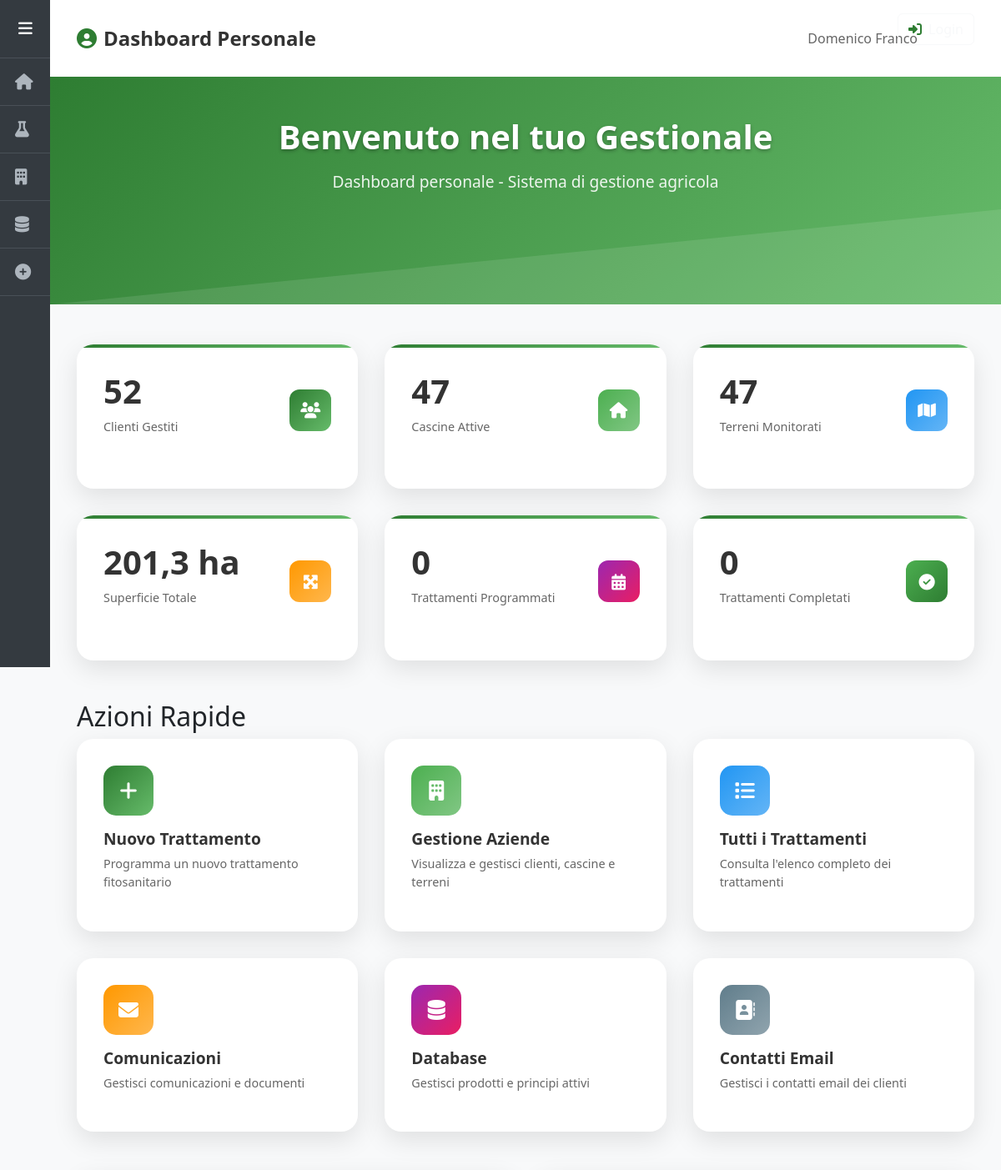
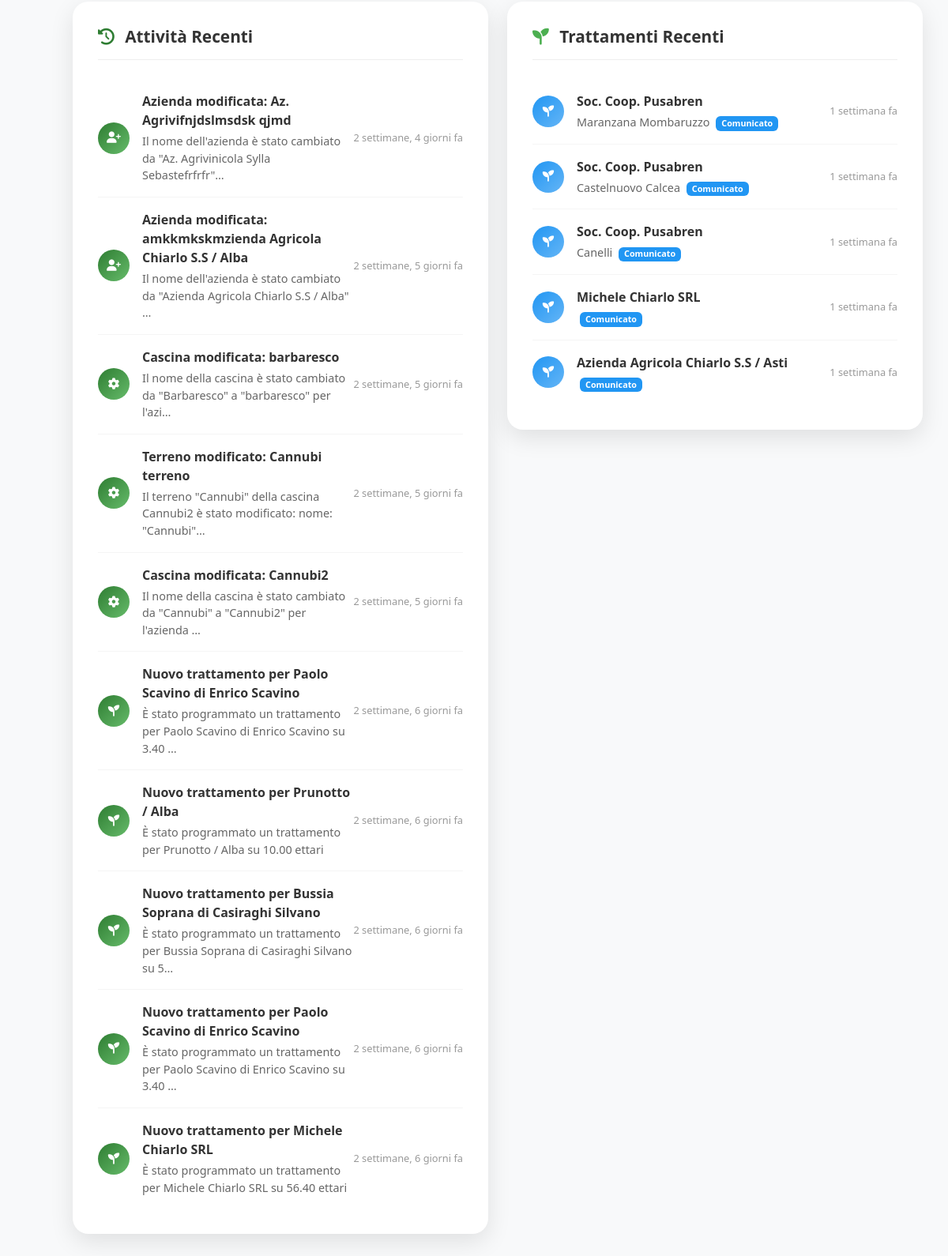
Page /dashboard/ on the earlier database version (2 pictures, top to bottom).
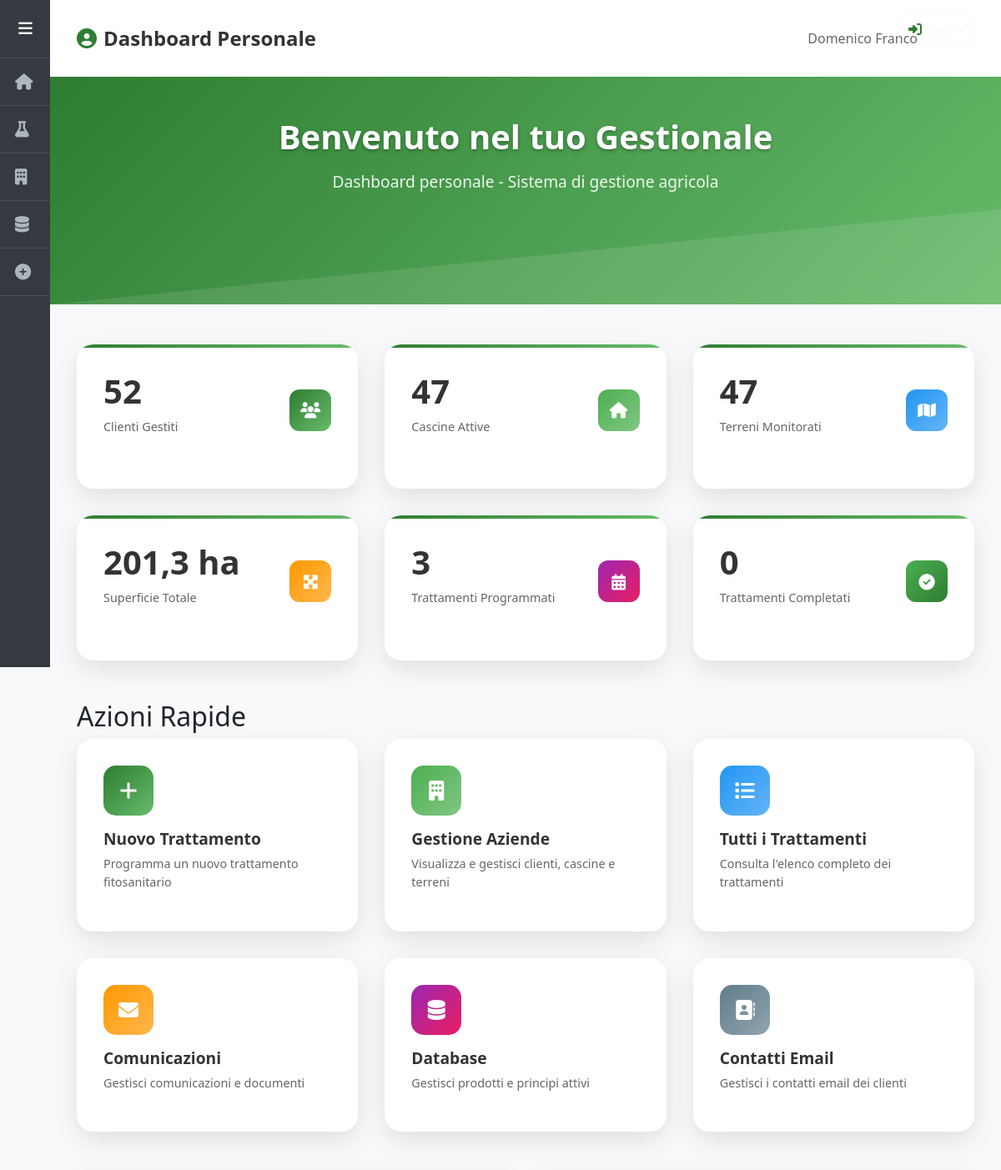
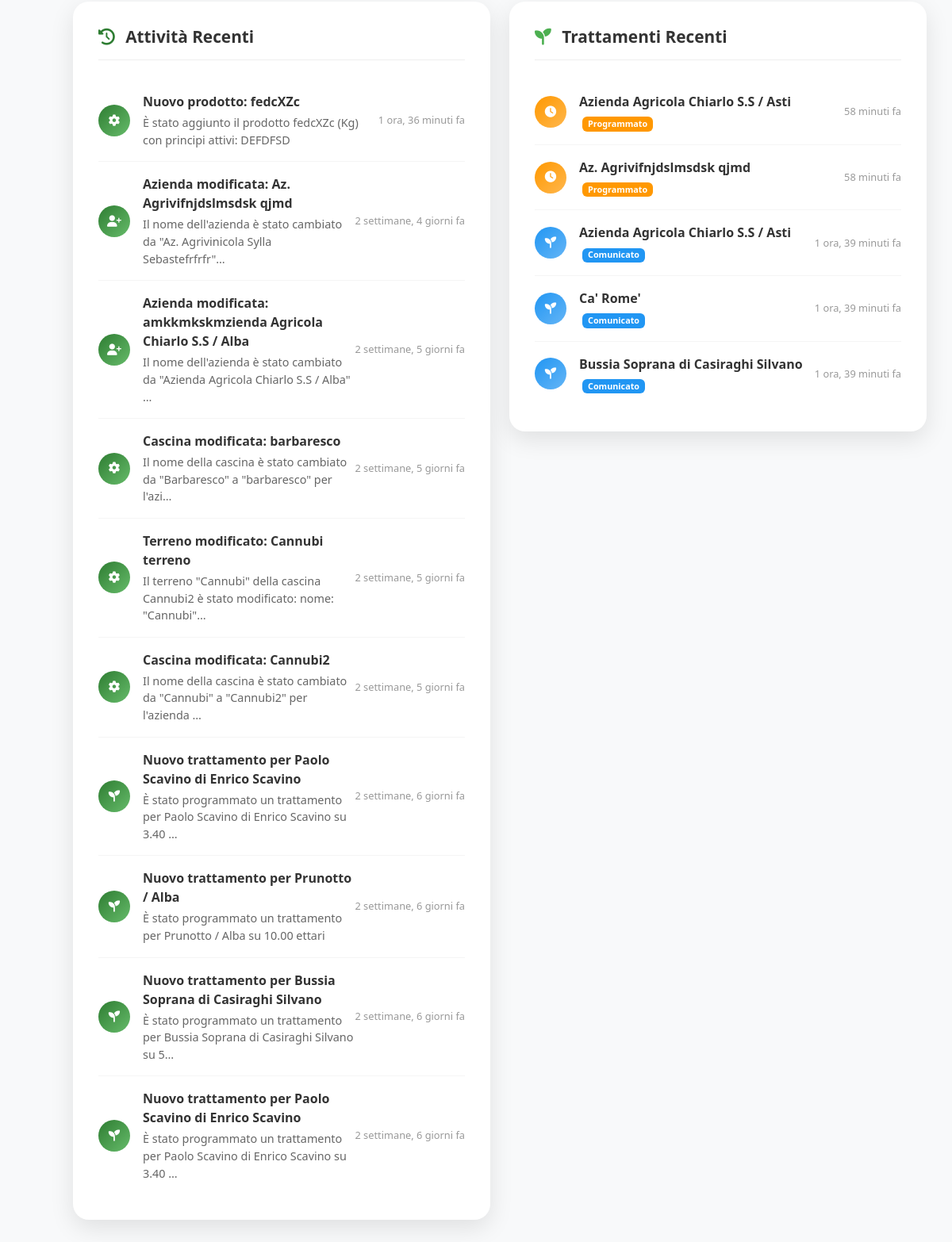
Same page on the later database version (2 pictures, top to bottom).
### domenico/models.py (models this page shows, shortened)
class ActivityLog(models.Model):
    ACTIVITY_TYPES = [
        ('cliente_created', 'Cliente Creato'),
        ('cascina_created', 'Cascina Creata'),
        ('terreno_created', 'Terreno Creato'),
        ('prodotto_created', 'Prodotto Creato'),
        ('contoterzista_created', 'Contoterzista Creato'),
        ('contatto_created', 'Contatto Email Creato'),
        ('trattamento_created', 'Trattamento Creato'),
        ('trattamento_updated', 'Trattamento Aggiornato'),
        ('comunicazione_sent', 'Comunicazione Inviata'),
        ('user_login', 'Accesso Utente'),
        ('data_export', 'Esportazione Dati'),
        ('backup_created', 'Backup Creato'),
    ]
    activity_type = models.CharField(
        max_length=50,
        choices=ACTIVITY_TYPES,
        help_text="Tipo di attività eseguita"
    )
    title = models.CharField(
        max_length=200,
        help_text="Titolo breve dell'attività"
    )
    description = models.TextField(
        blank=True,
        help_text="Descrizione dettagliata dell'attività"
    )
    related_object_type = models.CharField(
        max_length=50,
        blank=True,
        help_text="Tipo di oggetto coinvolto (Cliente, Terreno, etc.)"
    )
    related_object_id = models.PositiveIntegerField(
        null=True,
        blank=True,
        help_text="ID dell'oggetto coinvolto"
    )
    related_object_name = models.CharField(
        max_length=200,
        blank=True,
        help_text="Nome dell'oggetto coinvolto"
    )
    timestamp = models.DateTimeField(auto_now_add=True)
    ip_address = models.GenericIPAddressField(null=True, blank=True)
    user_agent = models.TextField(blank=True)
    extra_data = models.JSONField(
        default=dict,
        blank=True,
        help_text="Dati aggiuntivi dell'attività in formato JSON"
    )
    class Meta:
        verbose_name = "Log Attività"
        verbose_name_plural = "Log Attività"
        ordering = ['-timestamp']
        indexes = [
            models.Index(fields=['-timestamp']),
            models.Index(fields=['activity_type']),
            models.Index(fields=['related_object_type', 'related_object_id']),
        ]

class Trattamento(models.Model):
    STATI_CHOICES = [
        ('programmato', 'Programmato'),
        ('comunicato', 'Comunicato'),
        ('completato', 'Completato'),
        ('annullato', 'Annullato'),
    ]
    cliente = models.ForeignKey(Cliente, on_delete=models.CASCADE, related_name='trattamenti')
    cascina = models.ForeignKey(Cascina, on_delete=models.CASCADE, null=True, blank=True, related_name='trattamenti')
    terreni = models.ManyToManyField(Terreno, blank=True, related_name='trattamenti')
    LIVELLI_APPLICAZIONE = [
        ('cliente', 'Intera Azienda'),
        ('cascina', 'Cascina'),
        ('terreno', 'Terreni Selezionati'),
    ]
    livello_applicazione = models.CharField(
        max_length=20,
        choices=LIVELLI_APPLICAZIONE,
        default='cliente',
        help_text="Specifica il livello di applicazione del trattamento"
    )
    data_inserimento = models.DateTimeField(auto_now_add=True)
    data_comunicazione = models.DateTimeField(null=True, blank=True)
    data_esecuzione = models.DateField(null=True, blank=True)
    stato = models.CharField(
        max_length=20,
        choices=STATI_CHOICES,
        default='programmato',
        help_text="Stato attuale del trattamento"
    )
    class Meta:
        ordering = ['-data_inserimento']
        verbose_name = 'Trattamento'
        verbose_name_plural = 'Trattamenti'

class Cliente(models.Model):
    nome = models.CharField(max_length=200)
    creato_il = models.DateTimeField(auto_now_add=True)

class Cascina(models.Model):
    nome = models.CharField(max_length=200)
    cliente = models.ForeignKey(Cliente, on_delete=models.CASCADE, related_name='cascine')
    contoterzista = models.ForeignKey(
        Contoterzista,
        on_delete=models.SET_NULL,
        null=True,
        blank=True,
        related_name='cascine',
        help_text="Contoterzista responsabile per questa cascina (opzionale)"
    )

### domenico/views.py (the view)
# urls.py: path('dashboard/', views.personal_dashboard, name='personal_dashboard'),
def personal_dashboard(request):
    from django.db.models import Sum, Count, Q
    from datetime import datetime, timedelta
    stats = {
        'clienti_totali': Cliente.objects.count(),
        'cascine_totali': Cascina.objects.count(),
        'terreni_totali': Terreno.objects.count(),
        'superficie_totale': Terreno.objects.aggregate(
            totale=Sum('superficie')
        )['totale'] or 0,
        'trattamenti_programmati': Trattamento.objects.filter(stato='programmato').count(),
        'trattamenti_completati': Trattamento.objects.filter(stato='completato').count(),
    }
    thirty_days_ago = timezone.now() - timedelta(days=30)
    recent_activities = ActivityLog.objects.filter(
        timestamp__gte=thirty_days_ago
    ).order_by('-timestamp')[:10]
    recent_treatments = Trattamento.objects.select_related(
        'cliente', 'cascina'
    ).prefetch_related('terreni').order_by('-data_inserimento')[:5]
    monthly_data = []
    for i in range(12):
        month_start = datetime.now().replace(day=1) - timedelta(days=30*i)
        month_treatments = Trattamento.objects.filter(
            data_inserimento__year=month_start.year,
            data_inserimento__month=month_start.month
        ).count()
        monthly_data.append({
            'month': month_start.strftime('%b'),
            'treatments': month_treatments
        })
    monthly_data.reverse()
    context = {
        'stats': stats,
        'recent_activities': recent_activities,
        'recent_treatments': recent_treatments,
        'monthly_data': monthly_data,
        'user': request.user,
    }
    return render(request, 'personal_dashboard.html', context)

### domenico/templates/personal_dashboard.html (shortened to what the changed rows need)
{% extends 'base.html' %}
{% block page_title %}Dashboard Personale{% endblock %}
{% block page_icon %}<i class="fas fa-user-circle"></i>{% endblock %}
{% block content %}
<section class="welcome-section">
    <div class="welcome-content">
        <h1 class="welcome-title">
            Benvenuto nel tuo Gestionale
        </h1>
    </div>
</section>
<div class="stats-grid">
    <div class="stat-card">
        <div class="stat-header">
            <div>
                <h3 class="stat-number">{{ stats.trattamenti_programmati }}</h3>
                <p class="stat-label">Trattamenti Programmati</p>
            </div>
        </div>
    </div>
</div>
<section class="quick-actions">
    <h2>Azioni Rapide</h2>
</section>
<div class="row">
    <div class="col-lg-6">
        <div class="recent-section">
            {% if recent_activities %}
                {% for activity in recent_activities %}
                <div class="activity-item">
                    <div class="activity-icon">
                        <i class="fas fa-{% if 'trattamento' in activity.activity_type %}seedling{% elif 'cliente' in activity.activity_type %}user-plus{% elif 'user' in activity.activity_type %}user-cog{% else %}cog{% endif %}"></i>
                    </div>
                    <div class="activity-content">
                        <div class="activity-title">{{ activity.title }}</div>
                        <div class="activity-description">{{ activity.description|truncatechars:80 }}</div>
                    </div>
                    <div class="activity-time">
                        {{ activity.timestamp|timesince }} fa
                    </div>
                </div>
                {% endfor %}
            {% else %}
                <div class="text-center py-4 text-muted">
                    <i class="fas fa-clock fa-2x mb-2"></i>
                    <p>Nessuna attività recente</p>
                </div>
            {% endif %}
        </div>
    </div>
    <div class="col-lg-6">
        <div class="recent-section">
            {% if recent_treatments %}
                {% for treatment in recent_treatments %}
                <div class="activity-item">
                    <div class="activity-icon" style="background: {% if treatment.stato == 'completato' %}var(--gradient-success){% elif treatment.stato == 'programmato' %}var(--gradient-warning){% else %}var(--gradient-info){% endif %};">
                        <i class="fas fa-{% if treatment.stato == 'completato' %}check{% elif treatment.stato == 'programmato' %}clock{% else %}seedling{% endif %}"></i>
                    </div>
                    <div class="activity-content">
                        <div class="activity-title">{{ treatment.cliente.nome }}</div>
                        <div class="activity-description">
                            {% if treatment.cascina %}{{ treatment.cascina.nome }}{% endif %}
                            <span class="badge ms-1" style="background: {% if treatment.stato == 'completato' %}var(--success-color){% elif treatment.stato == 'programmato' %}var(--warning-color){% else %}var(--info-color){% endif %};">
                                {{ treatment.get_stato_display }}
                            </span>
                        </div>
                    </div>
                    <div class="activity-time">
                        {{ treatment.data_inserimento|timesince }} fa
                    </div>
                </div>
                {% endfor %}
            {% else %}
                <div class="text-center py-4 text-muted">
                    <i class="fas fa-seedling fa-2x mb-2"></i>
                    <p>Nessun trattamento recente</p>
                </div>
            {% endif %}
        </div>
    </div>
</div>
{% endblock %}

Differences in the rows shown:
no longer on this page (row unchanged): ActivityLog: title "Nuovo trattamento per Michele Chiarlo SRL", description "È stato programmato un trattamento per Michele Chiarlo SRL su 56.40 ettari", timestamp "2 settimane, 6 giorni"
no longer on this page (row unchanged): Trattamento: cliente.nome "Soc. Coop. Pusabren", cascina.nome "Maranzana Mombaruzzo", stato "Comunicato", data_inserimento "1 settimana"
no longer on this page (row unchanged): Trattamento: cliente.nome "Soc. Coop. Pusabren", cascina.nome "Castelnuovo Calcea", stato "Comunicato", data_inserimento "1 settimana"
no longer on this page (row unchanged): Trattamento: cliente.nome "Soc. Coop. Pusabren", cascina.nome "Canelli", stato "Comunicato", data_inserimento "1 settimana"
no longer on this page (row unchanged): Trattamento: cliente.nome "Michele Chiarlo SRL", stato "Comunicato", data_inserimento "1 settimana"
no longer on this page (row unchanged): Trattamento: cliente.nome "Azienda Agricola Chiarlo S.S / Asti", stato "Comunicato", data_inserimento "1 settimana"
added ActivityLog: title "Nuovo prodotto: fedcXZc", description "È stato aggiunto il prodotto fedcXZc (Kg) con principi attivi: DEFDFSD", timestamp "1 ora, 36 minuti"
added Trattamento: cliente.nome "Azienda Agricola Chiarlo S.S / Asti", stato "Programmato", data_inserimento "58 minuti"
added Trattamento: cliente.nome "Az. Agrivifnjdslmsdsk qjmd", stato "Programmato", data_inserimento "58 minuti"
added Trattamento: cliente.nome "Azienda Agricola Chiarlo S.S / Asti", stato "Comunicato", data_inserimento "1 ora, 39 minuti"
added Trattamento: cliente.nome "Ca' Rome'", stato "Comunicato", data_inserimento "1 ora, 39 minuti"
added Trattamento: cliente.nome "Bussia Soprana di Casiraghi Silvano", stato "Comunicato", data_inserimento "1 ora, 39 minuti"
Other differences:
{{ stats.trattamenti_programmati }}: "0" → "3"
